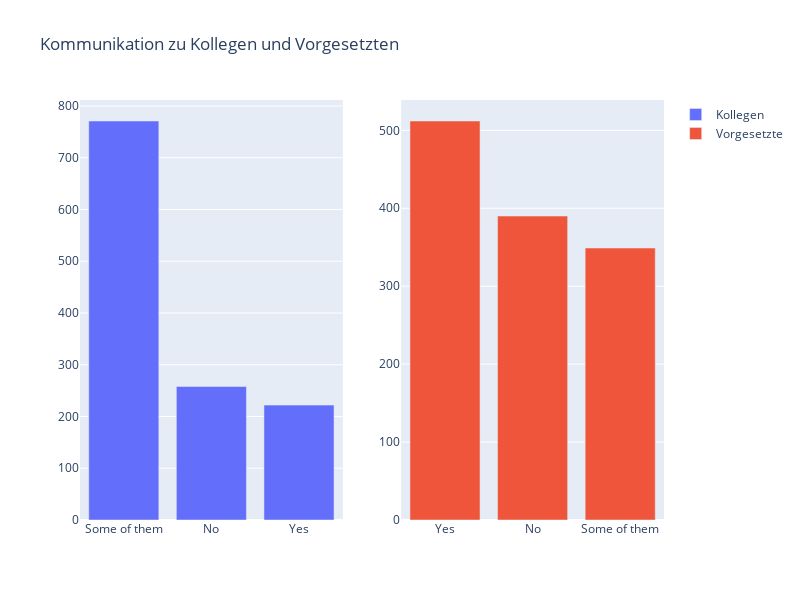

Source (notebook cell):
### Markdown cell above
#### 4.1.2.3 Supervisor vs. Co-Worker

### Code cell
fig = make_subplots(rows=1,cols=2)

fig.add_trace(
    go.Bar(x=df_cl["coworkers"].value_counts().index, 
           y=df_cl["coworkers"].value_counts().values,
           name="Kollegen"),
    row=1, col=1
)
fig.add_trace(
    go.Bar(x = df_cl["supervisor"].value_counts().index,
           y= df_cl["supervisor"].value_counts().values, 
           name="Vorgesetzte"),
    row=1, col=2
)

fig.update_layout(height=600, width=800, title_text= "Kommunikation zu Kollegen und Vorgesetzten")
fig.show()

### Figure 1 — Plotly figure (JSON) as saved in the notebook; plotly's stock layout.template omitted (floating-point values rounded to 4 significant figures)
{"data": [{"name": "Kollegen", "type": "bar", "x": ["Some of them", "No", "Yes"], "xaxis": "x", "y": [771, 258, 222], "yaxis": "y"}, {"name": "Vorgesetzte", "type": "bar", "x": ["Yes", "No", "Some of them"], "xaxis": "x2", "y": [512, 390, 349], "yaxis": "y2"}], "layout": {"height": 600, "title": {"text": "Kommunikation zu Kollegen und Vorgesetzten"}, "width": 800, "xaxis": {"anchor": "y", "domain": [0, 0.45]}, "xaxis2": {"anchor": "y2", "domain": [0.55, 1]}, "yaxis": {"anchor": "x", "domain": [0, 1]}, "yaxis2": {"anchor": "x2", "domain": [0, 1]}}}
